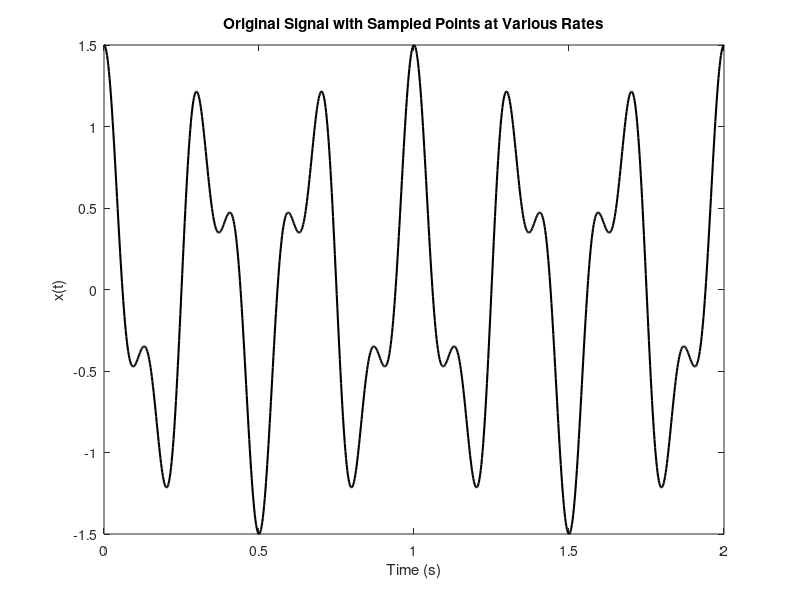

Reproduce this figure in MATLAB. (Note: this script raises an error after producing the figure.)
% Signal Definition 

% Frequency parameters
f1 = 3;   % Hz
f2 = 7;   % Hz
fmax = max(f1, f2);  % fmax = 7 Hz

% Time vector for the original "continuous" signal
T = 2;                       % total duration
N = 1000;                    % number of points
t = linspace(0, T, N);       % time base
xt = cos(2*pi*f1*t) + 0.5*cos(2*pi*f2*t); % signal

% Sampling Rates 
fs_values = [0.5*fmax, fmax, 2*fmax];  % Sampling frequencies: under, critical, over
colors = ['r', 'g', 'b'];              % Colors for plotting

%  Plotting Original Signal 
figure;
plot(t, xt, 'k', 'LineWidth', 1.5); hold on;
title('Original Signal with Sampled Points at Various Rates');
xlabel('Time (s)');
ylabel('x(t)');
legend_entries = {'Original Signal'};

% Sampling and Plotting 
for i = 1:length(fs_values)
    fs = fs_values(i);
    [t_sample, x_sample] = sample(t, xt, fs);
    
    % Plot sampled points on top of original
    plot(t_sample, x_sample, [colors(i) 'o'], 'DisplayName', ...
         sprintf('Samples at f_s = %.1f Hz', fs));
    legend_entries{end+1} = sprintf('f_s = %.1f Hz', fs);
end

legend(legend_entries, 'Location', 'best');
grid on;

